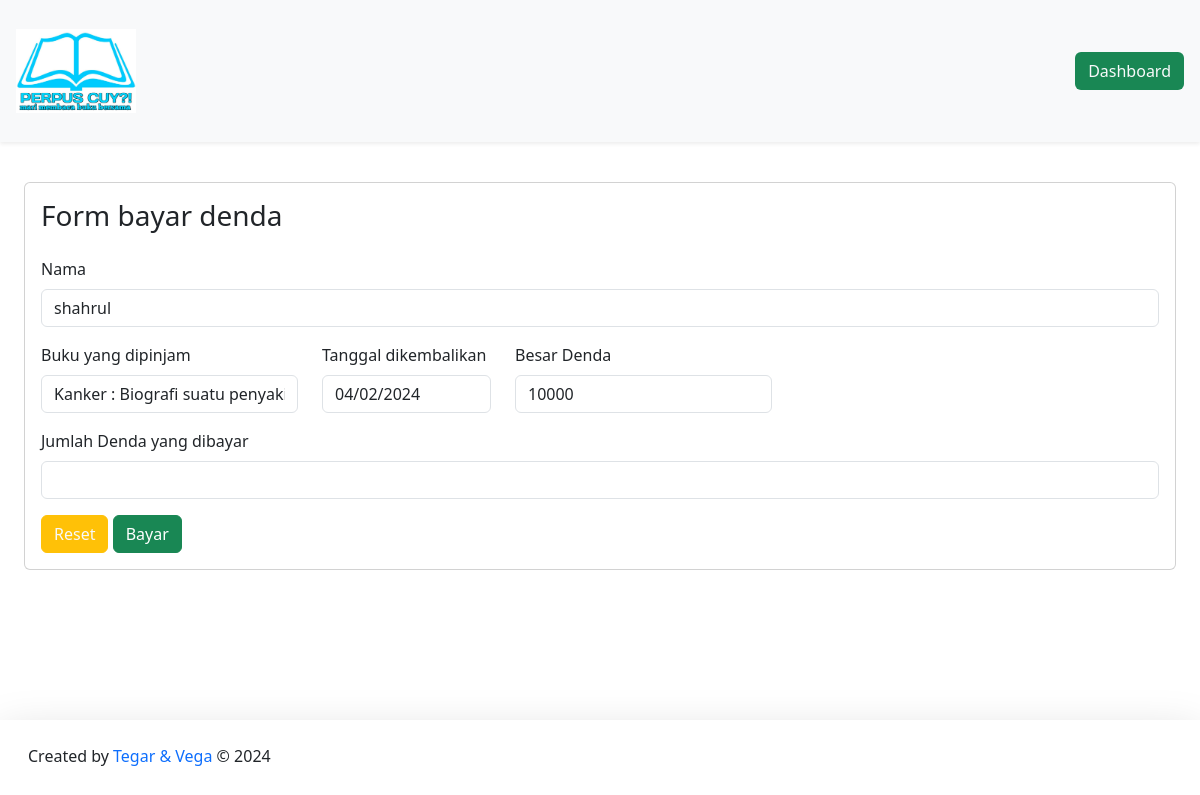
Page /DashboardMember/formPeminjaman/formBayarDenda.php?id=60 (signed in) on the earlier database version.
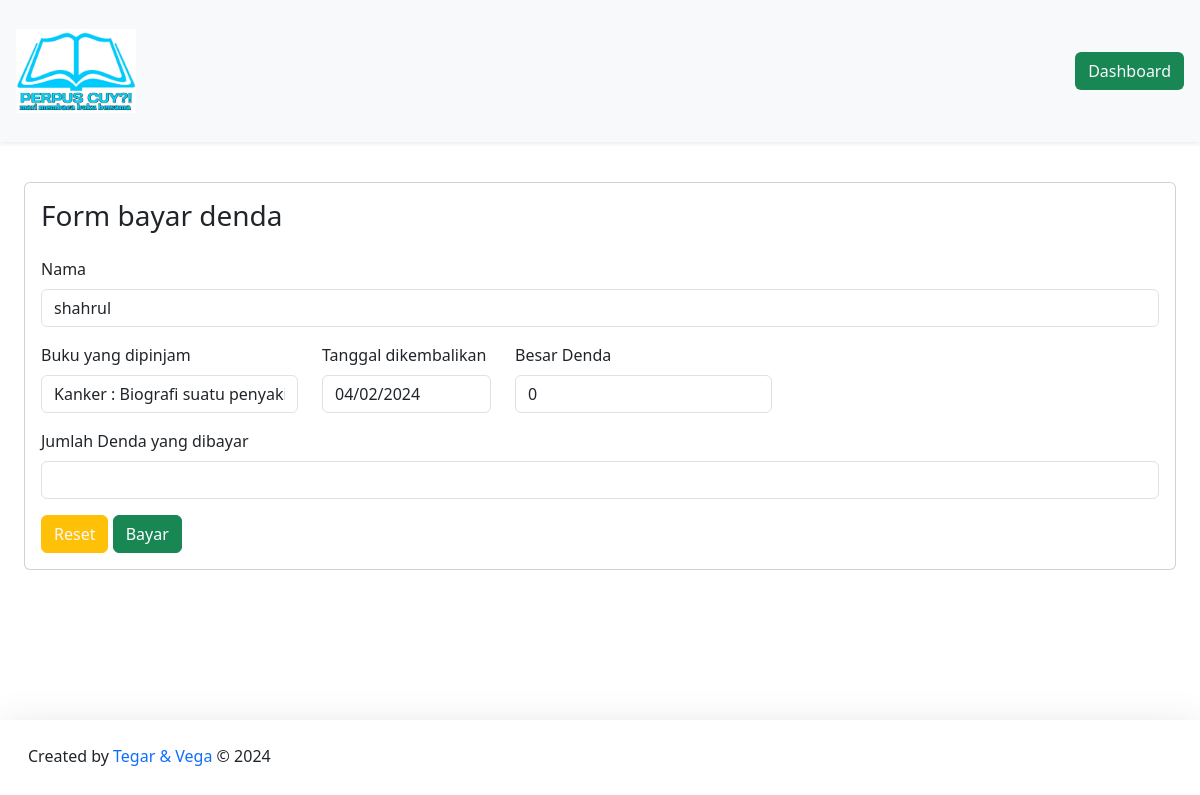
Same page on the later database version.
### tables this page shows
CREATE TABLE `pengembalian` (
  `id_pengembalian` int(11) NOT NULL,
  `id_peminjaman` int(11) NOT NULL,
  `id_buku` varchar(20) NOT NULL,
  `nisn` int(11) NOT NULL,
  `id_admin` int(11) NOT NULL,
  `buku_kembali` date NOT NULL,
  `keterlambatan` enum('YA','TIDAK') NOT NULL,
  `denda` int(15) NOT NULL
);

CREATE TABLE `member` (
  `nisn` int(11) NOT NULL,
  `kode_member` varchar(12) NOT NULL,
  `nama` varchar(255) NOT NULL,
  `password` varchar(255) NOT NULL,
  `jenis_kelamin` varchar(20) NOT NULL,
  `kelas` varchar(5) NOT NULL,
  `jurusan` varchar(50) NOT NULL,
  `no_tlp` varchar(15) NOT NULL,
  `tgl_pendaftaran` date NOT NULL
);

CREATE TABLE `buku` (
  `cover` varchar(255) NOT NULL,
  `id_buku` varchar(20) NOT NULL,
  `kategori` varchar(255) NOT NULL,
  `judul` varchar(255) NOT NULL,
  `pengarang` varchar(255) NOT NULL,
  `penerbit` varchar(255) NOT NULL,
  `tahun_terbit` date NOT NULL,
  `jumlah_halaman` int(11) NOT NULL,
  `buku_deskripsi` text NOT NULL
);

### config/config.php (called while the page is built, shortened)
<?php
$host = "127.0.0.1";
$username = "root";
$password = "";
$database_name = "perpustakaan";
$connection = mysqli_connect($host, $username, $password, $database_name);
function queryReadData($dataKategori) {
  global $connection;
  $result = mysqli_query($connection, $dataKategori);
  $items = [];
  while($item = mysqli_fetch_assoc($result)) {
    $items[] = $item;
  }
  return $items;
}
?>

### DashboardMember/formPeminjaman/formBayarDenda.php (the view, shortened to what this page needs)
<?php
require "../../config/config.php";
$dendaSiswa = $_GET["id"];
$query = queryReadData("SELECT pengembalian.id_pengembalian, buku.judul, member.nama, pengembalian.buku_kembali, pengembalian.keterlambatan, pengembalian.denda
FROM pengembalian
INNER JOIN buku ON pengembalian.id_buku = buku.id_buku
INNER JOIN member ON pengembalian.nisn = member.nisn
WHERE pengembalian.id_pengembalian = $dendaSiswa");
?>
<!DOCTYPE html>
  <html lang="en">
  <head>
    <link href="https://cdn.jsdelivr.net/npm/bootstrap@5.3.2/dist/css/bootstrap.min.css" rel="stylesheet">
  </head>
  <body>
    <nav class="navbar fixed-top bg-body-tertiary shadow-sm">
      <div class="container-fluid p-3">
        <a class="navbar-brand" href="#">
          <img src="../../assets/buku.jpg" alt="logo" width="120px">
        </a>
        <a class="btn btn-tertiary bg-success text-light" href="../dashboardMember.php">Dashboard</a>
      </div>
    </nav>
  <div class="p-4 mt-5">
    <div class="mt-5 card p-3 mb-5">
    <form action="" method="post">
    <h3>Form bayar denda</h3>
      <?php foreach ($query as $item) : ?>
      <div class="mt-4 mb-3">
          <label for="exampleFormControlInput1" class="form-label">Nama</label>
          <input type="text" class="form-control" placeholder="Nama siswa" name="nama" id="nama" value="<?= $item["nama"]; ?>" readonly>
          </div>
      <div class="d-flex flex-wrap gap-4">
        <div class="mb-3">
          <label for="exampleFormControlInput1" class="form-label">Buku yang dipinjam</label>
          <input type="text" class="form-control" placeholder="Judul Buku" name="judul" id="judul" value="<?= $item["judul"]; ?>" readonly>
          </div>
        <div class="mb-3">
          <label for="exampleFormControlInput1" class="form-label">Tanggal dikembalikan</label>
          <input type="date" class="form-control" name="buku_kembali" id="buku_kembali" value="<?= $item["buku_kembali"]; ?>" readonly>
          </div>
        <div class="mb-3">
          <label for="exampleFormControlInput1" class="form-label">Besar Denda</label>
          <input type="number" class="form-control" name="denda" id="denda" value="<?= $item["denda"]; ?>" readonly>
          </div>
      </div>
      <?php endforeach; ?>
      <div class="mb-3">
          <label for="exampleFormControlInput1" class="form-label">Jumlah Denda yang dibayar</label>
          <input type="number" class="form-control" name="bayarDenda" id="bayarDenda" required>
      </div>
      <button type="reset" class="btn btn-warning text-light">Reset</button>
      <button type="submit" class="btn btn-success" name="bayar">Bayar</button>
    </form>
    </div>
    </div>
    <footer class="fixed-bottom mt-5 shadow-lg bg-subtle p-3">
      <div class="container-fluid d-flex justify-content-between">
      <p class="mt-2">Created by <span class="text-primary"> Tegar & Vega</span> © 2024</p>
      </div>
  </footer>
  </body>
</html>

Differences in the rows shown:
changed pengembalian "shahrul": denda "10000" → "0"
